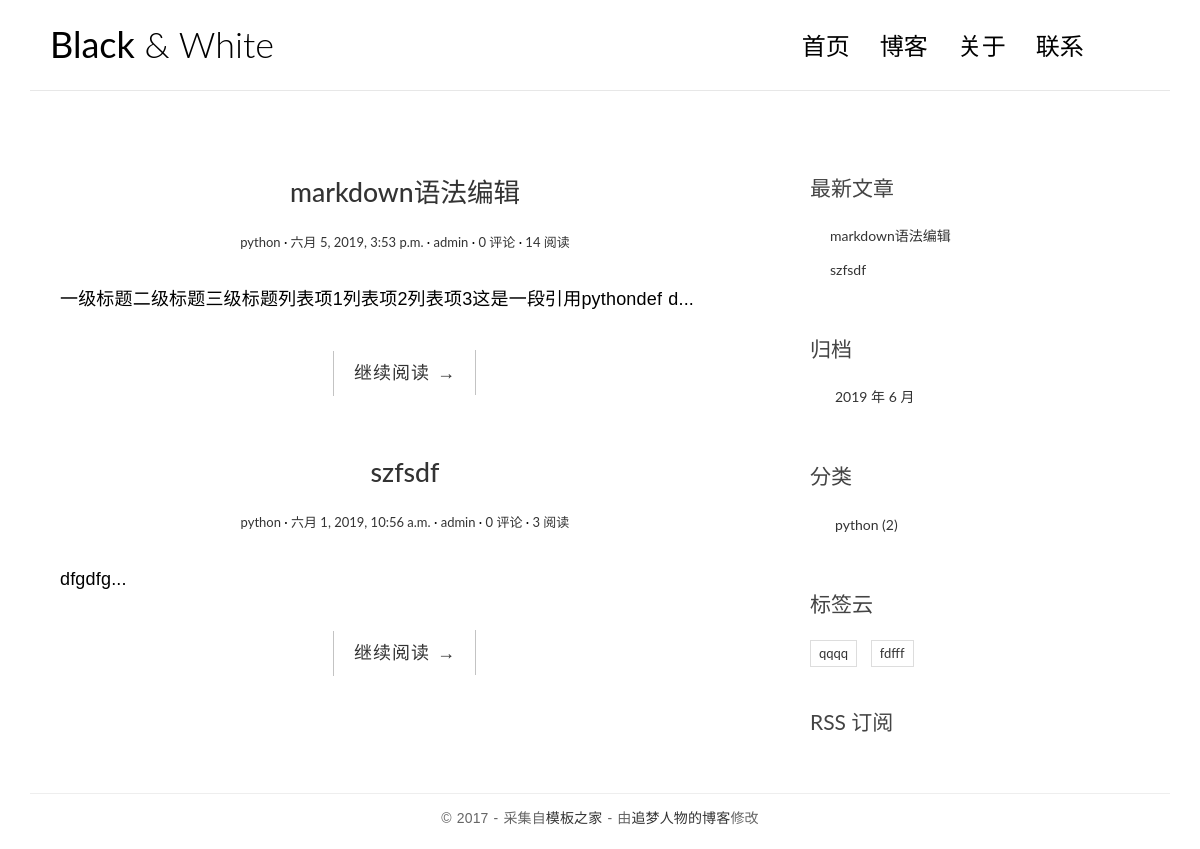
The page / on the database its author committed.
### blog/models.py (models this page shows, shortened)
@python_2_unicode_compatible
class Post(models.Model):
    title = models.CharField(max_length=70)
    body = models.TextField()
    created_time = models.DateTimeField()
    modified_time = models.DateTimeField()
    excerpt = models.CharField(max_length=200, blank=True)
    views = models.PositiveIntegerField(default=0)
    category = models.ForeignKey(Category)
    tags = models.ManyToManyField(Tag, blank=True)
    author = models.ForeignKey(User)
    def get_absolute_url(self):
        return reverse('blog:detail', kwargs={'pk': self.pk})
    class Meta:
        ordering = ['-created_time']

@python_2_unicode_compatible
class Category(models.Model):
    name = models.CharField(max_length=100)

@python_2_unicode_compatible
class Tag(models.Model):
    name = models.CharField(max_length=100)

### blog/views.py (the view, shortened to what this page needs)
# urls.py: url(r'^$', views.IndexView.as_view(), name='index'),
class IndexView(ListView):
    model = Post
    template_name = 'blog/index.html'
    context_object_name = 'post_list'
    paginate_by = 10
    def get_context_data(self, **kwargs):
        context = super(IndexView, self).get_context_data(**kwargs)
        paginator = context.get('paginator')
        page = context.get('page_obj')
        is_paginated = context.get('is_paginated')
        pagination_data = self.pagination_data(paginator, page, is_paginated)
        context.update(pagination_data)
        return context
    def pagination_data(self, paginator, page, is_paginated):
        if not is_paginated:
            return {}

### blog/templatetags/blog_tags.py (called while the page is built)
@register.simple_tag
def get_recent_posts(num=5):
    return Post.objects.all()[:num]

@register.simple_tag
def archives():
    return Post.objects.dates('created_time', 'month', order='DESC')

@register.simple_tag
def get_categories():
    return Category.objects.annotate(num_posts=Count('post')).filter(num_posts__gt=0)

@register.simple_tag
def get_tags():
    return Tag.objects.annotate(num_posts=Count('post')).filter(num_posts__gt=0)

### templates/blog/index.html (shortened to what this page needs)
{% extends 'base.html' %}
{% block main %}
    {% for post in post_list %}
        <article class="post post-{{ post.pk }}">
            <header class="entry-header">
                <h1 class="entry-title">
                    <a href="{{ post.get_absolute_url }}">{{ post.title }}</a>
                </h1>
                <div class="entry-meta">
                    <span class="post-category">
                        <a href="{% url 'blog:category' post.category.pk %}">{{ post.category.name }}</a></span>
                    <span class="post-date"><a href="#"><time class="entry-date"
                                                              datetime="{{ post.created_time }}">{{ post.created_time }}</time></a></span>
                    <span class="post-author"><a href="#">{{ post.author }}</a></span>
                    <span class="comments-link">
                        <a href="{{ post.get_absolute_url }}#comment-area">{{ post.comment_set.count }} 评论</a></span>
                    <span class="views-count"><a href="{{ post.get_absolute_url }}">{{ post.views }} 阅读</a></span>
                </div>
            </header>
            <div class="entry-content clearfix">
                <p>{{ post.excerpt }}...</p>
                <div class="read-more cl-effect-14">
                    <a href="{{ post.get_absolute_url }}" class="more-link">继续阅读 <span class="meta-nav">→</span></a>
                </div>
            </div>
        </article>
    {% empty %}
        <div class="no-post">暂时还没有发布的文章！</div>
    {% endfor %}
{% endblock main %}

### templates/base.html (shortened to what this page needs)
{% load staticfiles %}
{% load blog_tags %}
<!DOCTYPE html>
<html>
<head>
    <link rel="stylesheet" href="http://code.ionicframework.com/ionicons/2.0.1/css/ionicons.min.css">
    <link rel="stylesheet" href="{% static 'blog/css/bootstrap.min.css' %}">
    <link rel="stylesheet" href="{% static 'blog/css/pace.css' %}">
    <link rel="stylesheet" href="{% static 'blog/css/custom.css' %}">
    <link rel="stylesheet" href="{% static 'blog/css/highlights/github.css' %}">
</head>
<body>
<div class="container">
    <header id="site-header">
        <div class="row">
            <div class="col-md-4 col-sm-5 col-xs-8">
                <div class="logo">
                    <h1><a href="{% url 'blog:index' %}"><b>Black</b> &amp; White</a></h1>
                </div>
            </div>
            <div class="col-md-8 col-sm-7 col-xs-4">
                <nav class="main-nav" role="navigation">
                    <div class="collapse navbar-collapse" id="bs-example-navbar-collapse-1">
                        <ul class="nav navbar-nav navbar-right">
                            <li class="cl-effect-11"><a href="{% url 'blog:index' %}" data-hover="首页">首页</a></li>
                            <li class="cl-effect-11"><a href="#" data-hover="博客">博客</a></li>
                            <li class="cl-effect-11"><a href="#" data-hover="关于">关于</a></li>
                            <li class="cl-effect-11"><a href="#" data-hover="联系">联系</a></li>
                        </ul>
                    </div>
                </nav>
            </div>
        </div>
    </header>
</div>
<div class="content-body">
    <div class="container">
        <div class="row">
            <main class="col-md-8">
                {% block main %}
                {% endblock main %}
            </main>
            <aside class="col-md-4">
                <div class="widget widget-recent-posts">
                    <h3 class="widget-title">最新文章</h3>
                    {% get_recent_posts as recent_post_list %}
                    <ul>
                        {% for post in recent_post_list %}
                            <li>
                                <a href="{{ post.get_absolute_url }}">{{ post.title }}</a>
                            </li>
                        {% empty %}
                            暂无文章！
                        {% endfor %}
                    </ul>
                </div>
                <div class="widget widget-archives">
                    <h3 class="widget-title">归档</h3>
                    {% archives as date_list %}
                    <ul>
                        {% for date in date_list %}
                            <li>
                                <a href="{% url 'blog:archives' date.year date.month %}">{{ date.year }}
                                    年 {{ date.month }} 月</a>
                            </li>
                        {% empty %}
                            暂无归档！
                        {% endfor %}
                    </ul>
                </div>
                <div class="widget widget-category">
                    <h3 class="widget-title">分类</h3>
                    {% get_categories as category_list %}
                    <ul>
                        {% for category in category_list %}
                            <li>
                                <a href="{% url 'blog:category' category.pk %}">{{ category.name }} <span
                                        class="post-count">({{ category.num_posts }})</span></a>
                            </li>
                        {% empty %}
                            暂无分类！
                        {% endfor %}
                    </ul>
                </div>
                <div class="widget widget-tag-cloud">
                    <h3 class="widget-title">标签云</h3>
                    {% get_tags as tag_list %}
                    <ul>
                        {% for tag in tag_list %}
                            <li>
                                <a href="{% url 'blog:tag' tag.pk %}">{{ tag.name }}</a>
                            </li>
                        {% empty %}
                            暂无标签！
                        {% endfor %}
                    </ul>
                </div>
                <div class="rss">
                    <a href="{% url 'rss' %}"> RSS 订阅</a>
                </div>
            </aside>
        </div>
    </div>
</div>
<footer id="site-footer">
    <div class="container">
        <div class="row">
            <div class="col-md-12">
                <p class="copyright">&copy 2017 - 采集自<a href="http://www.cssmoban.com/"
                                                        target="_blank" title="模板之家">模板之家</a>
                    - 由<a href="http://zmrenwu.com/" title="网页模板" target="_blank">追梦人物的博客</a>修改
                </p>
            </div>
        </div>
    </div>
</footer>
</body>
</html>

### blog/static/blog/css/custom.css (style rules this page uses)
* { outline: none; }
h1, h2, h3, h4, h5, h6 { margin-top: 0; }
b { font-weight: 400; }
a { color: #333; }
body { color: #444; font-family: 'Lato', sans-serif; }
p { font-family: 'Ubuntu', sans-serif; font-weight: 400; word-spacing: 1px; letter-spacing: 0.01em; }
#site-header { background-color: #FFF; padding: 25px 20px; margin-bottom: 40px; border-bottom: 1px solid #e7e7e7; }
.logo h1 a { color: #000; }
.logo h1 { margin: 0; font-family: 'Lato', sans-serif; font-weight: 300; }
.main-nav { margin-top: 11px; max-width: 95%; }
.main-nav a { color: #000000 !important; padding: 0 0 5px 0 !important; margin-right: 30px; font-family: 'Lato', sans-serif; font-weight: 300; font-size: 24px; }
.cl-effect-11 a { padding: 10px 0; color: #0972b4; text-shadow: none; }
.cl-effect-11 a::before { position: absolute; top: 0; left: 0; overflow: hidden; padding: 0 0 5px 0 !important; max-width: 0; border-bottom: 1px solid #000; color: #000; content: attr(data-hover); white-space: nowrap; -webkit-transition: max-width 0.5s; -moz-transition: max-width 0.5s; transition: max-width 0.5s; }
.content-body { padding-bottom: 4em; }
.post { background: #fff; padding: 30px 30px 0; }
.entry-title { text-align: center; font-size: 1.9em; margin-bottom: 20px; line-height: 1.6; padding: 10px 20px 0; }
.entry-meta { text-align: center; color: #DDDDDD; font-size: 13px; margin-bottom: 30px; }
.entry-content { font-size: 18px; line-height: 1.9; font-weight: 300; color: #000; }
.post-category::after, .post-date::after, .post-author::after, .comments-link::after { content: ' ·'; color: #000; }
.read-more { font-family: 'Ubuntu', sans-serif; font-weight: 400; word-spacing: 1px; letter-spacing: 0.01em; text-align: center; margin-top: 20px; }
.cl-effect-14 a { padding: 0 20px; height: 45px; line-height: 45px; position: relative; display: inline-block; margin: 15px 25px; letter-spacing: 1px; font-weight: 400; text-shadow: 0 0 1px rgba(255, 255, 255, 0.3); }
.cl-effect-14 a::before, .cl-effect-14 a::after { position: absolute; width: 45px; height: 1px; background: #C3C3C3; content: ''; -webkit-transition: all 0.3s; -moz-transition: all 0.3s; transition: all 0.3s; pointer-events: none; }
.cl-effect-14 a::before { top: 0; left: 0; -webkit-transform: rotate(90deg); -moz-transform: rotate(90deg); transform: rotate(90deg); -webkit-transform-origin: 0 0; -moz-transform-origin: 0 0; transform-origin: 0 0; }
.cl-effect-14 a::after { right: 0; bottom: 0; -webkit-transform: rotate(90deg); -moz-transform: rotate(90deg); transform: rotate(90deg); -webkit-transform-origin: 100% 0; -moz-transform-origin: 100% 0; transform-origin: 100% 0; }
.widget { background: #fff; padding: 30px 0 0; }
.widget-title { font-size: 1.5em; margin-bottom: 20px; line-height: 1.6; padding: 10px 0 0; font-weight: 400; }
.widget-recent-posts ul { padding: 0; margin: 0; padding-left: 20px; }
.widget-recent-posts ul li { list-style-type: none; position: relative; line-height: 170%; margin-bottom: 10px; }
.widget-recent-posts ul li::before { content: '\f3d3'; font-family: "Ionicons"; position: absolute; left: -17px; top: 3px; font-size: 16px; color: #000; }
.widget-archives ul { padding: 0; margin: 0; padding-left: 25px; }
.widget-archives ul li { list-style-type: none; position: relative; line-height: 170%; margin-bottom: 10px; }
.widget-archives ul li::before { content: '\f3f3'; font-family: "Ionicons"; position: absolute; left: -25px; top: 1px; font-size: 16px; color: #000; }
.widget-category ul { padding: 0; margin: 0; padding-left: 25px; }
.widget-category ul li { list-style-type: none; position: relative; line-height: 170%; margin-bottom: 10px; }
.widget-category ul li::before { content: '\f3fe'; font-family: "Ionicons"; position: absolute; left: -25px; top: 1px; font-size: 18px; color: #000; }
.widget-tag-cloud ul { padding: 0; margin: 0; margin-right: -10px; }
.widget-tag-cloud ul li { list-style-type: none; font-size: 13px; display: inline-block; margin-right: 10px; margin-bottom: 10px; padding: 3px 8px; border: 1px solid #ddd; }
.rss { font-size: 21px; margin-top: 30px; }
.rss a { color: #444; }
#site-footer { padding-top: 10px; padding: 0 0 1.5em 0; }
.copyright { text-align: center; padding-top: 1em; margin: 0; border-top: 1px solid #eee; color: #666; }

### rows shown on the page
Post: title "markdown语法编辑", category.name "python", created_time "六月 5, 2019, 3:53 p.m.", author "admin", comment_set.count "0", views "14", excerpt "一级标题二级标题三级标题列表项1列表项2列表项3这是一段引用​pythondef d"
Post: title "szfsdf", category.name "python", created_time "六月 1, 2019, 10:56 a.m.", author "admin", comment_set.count "0", views "3", excerpt "dfgdfg"
Category: name "python", num_posts "2"
Tag: name "qqqq"
Tag: name "fdfff"

### other values the page prints
{{ date.year }} "2019"
{{ date.month }} "6"
